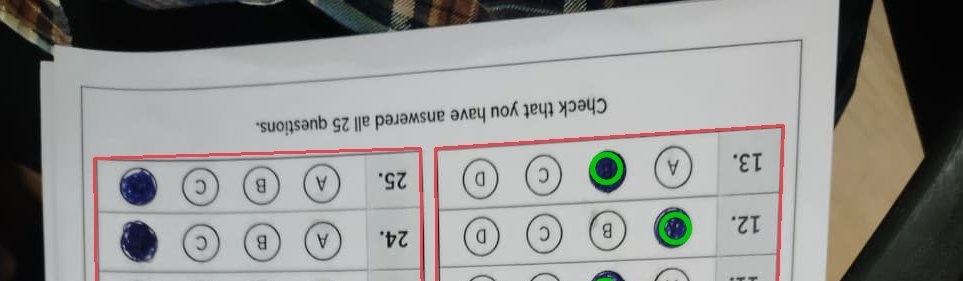
#> input picture diagnostic_crops/scan_0_roll_UNASSIGNED_full_header.jpg, 963 x 281 px; its folder holds 4 pictures in this run
$ python analyze_ground_truth.py
#> lines starting #> are read from the running program, lines starting #| are printed output that depends on the picture
import sys, os
sys.path.insert(0, os.path.abspath('.'))
import cv2, glob
import numpy as np

for i in range(6):
    hdr = glob.glob(f'diagnostic_crops/scan_{i}_*full_header.jpg')[0]
    img = cv2.imread(hdr)
#> img is the input picture: shape (281, 963, 3); mean B, G, R 142.8, 145, 145.7
    H, W = img.shape[:2]
#> H = 281; W = 963
    # Name region: y: 150-215, x: 80-450
    # Roll region: y: 150-215, x: 460-650
    name_box = img[150:215, 80:450]
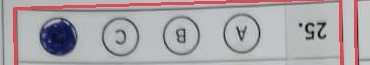
#> name_box: shape (65, 370, 3); mean B, G, R 168.1, 164.9, 171.1
    roll_box = img[150:215, 460:650]
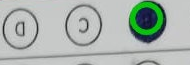
#> roll_box: shape (65, 190, 3); mean B, G, R 173.7, 179.9, 170.4
    cv2.imwrite(f'diagnostic_crops/gt_scan_{i}_name.png', name_box)
    cv2.imwrite(f'diagnostic_crops/gt_scan_{i}_roll.png', roll_box)
    print(f"Saved gt_scan_{i}_name.png and gt_scan_{i}_roll.png")
#> pass 2 of the loop `for i in range(6):`:
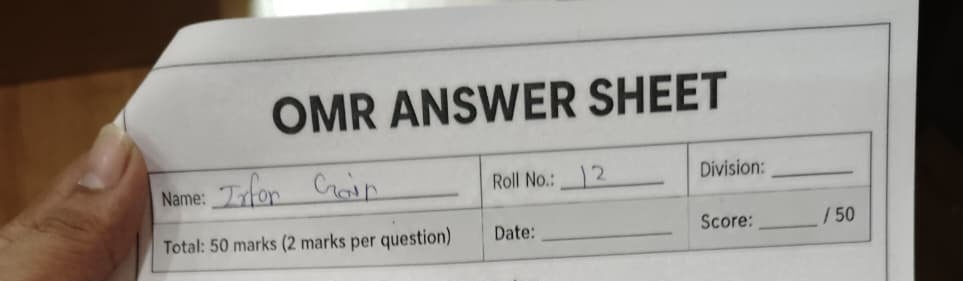
#> input picture diagnostic_crops/scan_1_roll_12_full_header.jpg, 963 x 281 px
#> img is the input picture: shape (281, 963, 3); mean B, G, R 141.1, 147, 151.9
#> `name_box = img[150:215, 80:450]`:
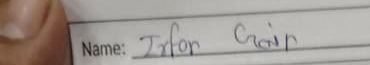
#> name_box: shape (65, 370, 3); mean B, G, R 149.1, 155.2, 162.9
#> `roll_box = img[150:215, 460:650]`:
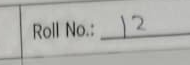
#> roll_box: shape (65, 190, 3); mean B, G, R 173.5, 177.8, 177.2
#> pass 3 of the loop `for i in range(6):`:
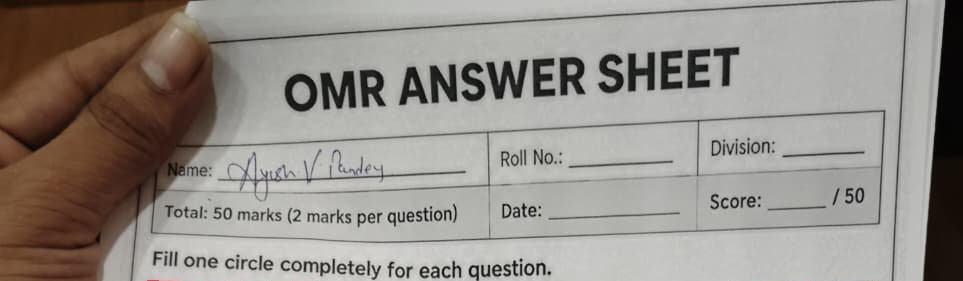
#> input picture diagnostic_crops/scan_2_roll_UNASSIGNED_full_header.jpg, 963 x 281 px
#> img is the input picture: shape (281, 963, 3); mean B, G, R 136.8, 142.9, 148.7
#> `name_box = img[150:215, 80:450]`:
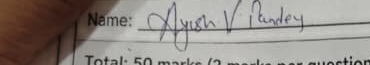
#> name_box: shape (65, 370, 3); mean B, G, R 135.8, 141.5, 148
#> `roll_box = img[150:215, 460:650]`:
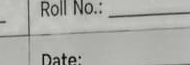
#> roll_box: shape (65, 190, 3); mean B, G, R 168.9, 173.7, 172.8
#> (the run stopped early here; a loop or call above may not have finished)
